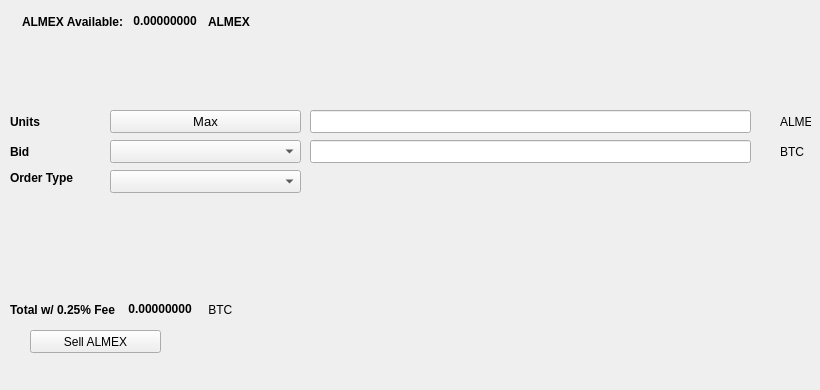
   <widget class="QWidget" name="SellTab">
    <attribute name="title">
     <string>Sell</string>
    </attribute>
    <widget class="QLabel" name="label_16">
     <property name="geometry">
      <rect>
       <x>780</x>
       <y>140</y>
       <width>31</width>
       <height>23</height>
      </rect>
     </property>
     <property name="text">
      <string>BTC</string>
     </property>
    </widget>
    <widget class="QComboBox" name="SellBidcomboBox">
     <property name="geometry">
      <rect>
       <x>110</x>
       <y>140</y>
       <width>191</width>
       <height>23</height>
      </rect>
     </property>
     <property name="font">
      <font>
       <pointsize>10</pointsize>
      </font>
     </property>
    </widget>
    <widget class="QLabel" name="label_18">
     <property name="geometry">
      <rect>
       <x>10</x>
       <y>110</y>
       <width>46</width>
       <height>23</height>
      </rect>
     </property>
     <property name="font">
      <font>
       <weight>75</weight>
       <bold>true</bold>
      </font>
     </property>
     <property name="text">
      <string>Units</string>
     </property>
    </widget>
    <widget class="QPushButton" name="Sell_Max_Amount">
     <property name="geometry">
      <rect>
       <x>110</x>
       <y>110</y>
       <width>191</width>
       <height>23</height>
      </rect>
     </property>
     <property name="font">
      <font>
       <pointsize>10</pointsize>
      </font>
     </property>
     <property name="text">
      <string>Max</string>
     </property>
    </widget>
    <widget class="QLabel" name="label_20">
     <property name="geometry">
      <rect>
       <x>10</x>
       <y>170</y>
       <width>91</width>
       <height>16</height>
      </rect>
     </property>
     <property name="font">
      <font>
       <weight>75</weight>
       <bold>true</bold>
      </font>
     </property>
     <property name="text">
      <string>Order Type</string>
     </property>
    </widget>
    <widget class="QComboBox" name="SellOrdertypeCombo">
     <property name="geometry">
      <rect>
       <x>110</x>
       <y>170</y>
       <width>191</width>
       <height>23</height>
      </rect>
     </property>
     <property name="font">
      <font>
       <pointsize>10</pointsize>
      </font>
     </property>
    </widget>
    <widget class="QLabel" name="label_21">
     <property name="geometry">
      <rect>
       <x>10</x>
       <y>140</y>
       <width>46</width>
       <height>23</height>
      </rect>
     </property>
     <property name="font">
      <font>
       <weight>75</weight>
       <bold>true</bold>
      </font>
     </property>
     <property name="text">
      <string>Bid</string>
     </property>
    </widget>
    <widget class="QLabel" name="label_22">
     <property name="geometry">
      <rect>
       <x>780</x>
       <y>110</y>
       <width>31</width>
       <height>23</height>
      </rect>
     </property>
     <property name="text">
      <string>ALMEX</string>
     </property>
    </widget>
    <widget class="QLineEdit" name="UnitsInputALMEX">
     <property name="geometry">
      <rect>
       <x>310</x>
       <y>110</y>
       <width>441</width>
       <height>23</height>
      </rect>
     </property>
     <property name="font">
      <font>
       <pointsize>9</pointsize>
       <weight>75</weight>
       <bold>true</bold>
      </font>
     </property>
    </widget>
    <widget class="QLineEdit" name="SellBidPriceEdit">
     <property name="geometry">
      <rect>
       <x>310</x>
       <y>140</y>
       <width>441</width>
       <height>23</height>
      </rect>
     </property>
     <property name="font">
      <font>
       <pointsize>9</pointsize>
       <weight>75</weight>
       <bold>true</bold>
      </font>
     </property>
    </widget>
    <widget class="QPushButton" name="SellALMEXBTN">
     <property name="geometry">
      <rect>
       <x>30</x>
       <y>330</y>
       <width>131</width>
       <height>23</height>
      </rect>
     </property>
     <property name="text">
      <string>Sell ALMEX</string>
     </property>
     <property name="icon">
      <iconset resource="../almex">
       <normaloff>:/icons/bitcoin</normaloff>:/icons/bitcoin</iconset>
     </property>
    </widget>
    <widget class="QWidget" name="layoutWidget3">
     <property name="geometry">
      <rect>
       <x>22</x>
       <y>12</y>
       <width>258</width>
       <height>19</height>
      </rect>
     </property>
     <layout class="QHBoxLayout" name="horizontalLayout">
      <item>
       <widget class="QLabel" name="label232_2">
        <property name="font">
         <font>
          <weight>75</weight>
          <bold>true</bold>
         </font>
        </property>
        <property name="text">
         <string>ALMEX Available:</string>
        </property>
       </widget>
      </item>
      <item>
       <widget class="QLabel" name="ALMEXAvailableLabel">
        <property name="palette">
         <palette>
          <active>
           <colorrole role="WindowText">
            <brush brushstyle="SolidPattern">
             <color alpha="255">
              <red>0</red>
              <green>0</green>
              <blue>0</blue>
             </color>
            </brush>
           </colorrole>
           <colorrole role="Button">
            <brush brushstyle="SolidPattern">
             <color alpha="255">
              <red>0</red>
              <green>170</green>
              <blue>0</blue>
             </color>
            </brush>
           </colorrole>
           <colorrole role="Light">
            <brush brushstyle="SolidPattern">
             <color alpha="255">
              <red>0</red>
              <green>255</green>
              <blue>0</blue>
             </color>
            </brush>
           </colorrole>
           <colorrole role="Midlight">
            <brush brushstyle="SolidPattern">
             <color alpha="255">
              <red>0</red>
              <green>212</green>
              <blue>0</blue>
             </color>
            </brush>
           </colorrole>
           <colorrole role="Dark">
            <brush brushstyle="SolidPattern">
             <color alpha="255">
              <red>0</red>
              <green>85</green>
              <blue>0</blue>
             </color>
            </brush>
           </colorrole>
           <colorrole role="Mid">
            <brush brushstyle="SolidPattern">
             <color alpha="255">
              <red>0</red>
              <green>113</green>
              <blue>0</blue>
             </color>
            </brush>
           </colorrole>
           <colorrole role="Text">
            <brush brushstyle="SolidPattern">
             <color alpha="255">
              <red>0</red>
              <green>170</green>
              <blue>0</blue>
             </color>
            </brush>
           </colorrole>
           <colorrole role="BrightText">
            <brush brushstyle="SolidPattern">
             <color alpha="255">
              <red>255</red>
              <green>255</green>
              <blue>255</blue>
             </color>
            </brush>
           </colorrole>
           <colorrole role="ButtonText">
            <brush brushstyle="SolidPattern">
             <color alpha="255">
              <red>0</red>
              <green>0</green>
              <blue>0</blue>
             </color>
            </brush>
           </colorrole>
           <colorrole role="Base">
            <brush brushstyle="SolidPattern">
             <color alpha="255">
              <red>255</red>
              <green>255</green>
              <blue>255</blue>
             </color>
            </brush>
           </colorrole>
           <colorrole role="Window">
            <brush brushstyle="SolidPattern">
             <color alpha="255">
              <red>0</red>
              <green>170</green>
              <blue>0</blue>
             </color>
            </brush>
           </colorrole>
           <colorrole role="Shadow">
            <brush brushstyle="SolidPattern">
             <color alpha="255">
              <red>0</red>
              <green>0</green>
              <blue>0</blue>
             </color>
            </brush>
           </colorrole>
           <colorrole role="AlternateBase">
            <brush brushstyle="SolidPattern">
             <color alpha="255">
              <red>127</red>
              <green>212</green>
              <blue>127</blue>
             </color>
            </brush>
           </colorrole>
           <colorrole role="ToolTipBase">
            <brush brushstyle="SolidPattern">
             <color alpha="255">
              <red>255</red>
              <green>255</green>
              <blue>220</blue>
             </color>
            </brush>
           </colorrole>
           <colorrole role="ToolTipText">
            <brush brushstyle="SolidPattern">
             <color alpha="255">
              <red>0</red>
              <green>0</green>
              <blue>0</blue>
             </color>
            </brush>
           </colorrole>
          </active>
          <inactive>
           <colorrole role="WindowText">
            <brush brushstyle="SolidPattern">
             <color alpha="255">
              <red>0</red>
              <green>0</green>
              <blue>0</blue>
             </color>
            </brush>
           </colorrole>
           <colorrole role="Button">
            <brush brushstyle="SolidPattern">
             <color alpha="255">
              <red>0</red>
              <green>170</green>
              <blue>0</blue>
             </color>
            </brush>
           </colorrole>
           <colorrole role="Light">
            <brush brushstyle="SolidPattern">
             <color alpha="255">
              <red>0</red>
              <green>255</green>
              <blue>0</blue>
             </color>
            </brush>
           </colorrole>
           <colorrole role="Midlight">
            <brush brushstyle="SolidPattern">
             <color alpha="255">
              <red>0</red>
              <green>212</green>
              <blue>0</blue>
             </color>
            </brush>
           </colorrole>
           <colorrole role="Dark">
            <brush brushstyle="SolidPattern">
             <color alpha="255">
              <red>0</red>
              <green>85</green>
              <blue>0</blue>
             </color>
            </brush>
           </colorrole>
           <colorrole role="Mid">
            <brush brushstyle="SolidPattern">
             <color alpha="255">
              <red>0</red>
              <green>113</green>
              <blue>0</blue>
             </color>
            </brush>
           </colorrole>
           <colorrole role="Text">
            <brush brushstyle="SolidPattern">
             <color alpha="255">
              <red>0</red>
              <green>170</green>
              <blue>0</blue>
             </color>
            </brush>
           </colorrole>
           <colorrole role="BrightText">
            <brush brushstyle="SolidPattern">
             <color alpha="255">
              <red>255</red>
              <green>255</green>
              <blue>255</blue>
             </color>
            </brush>
           </colorrole>
           <colorrole role="ButtonText">
            <brush brushstyle="SolidPattern">
             <color alpha="255">
              <red>0</red>
              <green>0</green>
              <blue>0</blue>
             </color>
            </brush>
           </colorrole>
           <colorrole role="Base">
            <brush brushstyle="SolidPattern">
             <color alpha="255">
              <red>255</red>
              <green>255</green>
              <blue>255</blue>
             </color>
            </brush>
           </colorrole>
           <colorrole role="Window">
            <brush brushstyle="SolidPattern">
             <color alpha="255">
              <red>0</red>
              <green>170</green>
              <blue>0</blue>
             </color>
            </brush>
           </colorrole>
           <colorrole role="Shadow">
            <brush brushstyle="SolidPattern">
             <color alpha="255">
              <red>0</red>
              <green>0</green>
              <blue>0</blue>
             </color>
            </brush>
           </colorrole>
           <colorrole role="AlternateBase">
            <brush brushstyle="SolidPattern">
             <color alpha="255">
              <red>127</red>
              <green>212</green>
              <blue>127</blue>
             </color>
            </brush>
           </colorrole>
           <colorrole role="ToolTipBase">
            <brush brushstyle="SolidPattern">
             <color alpha="255">
              <red>255</red>
              <green>255</green>
              <blue>220</blue>
             </color>
            </brush>
           </colorrole>
           <colorrole role="ToolTipText">
            <brush brushstyle="SolidPattern">
             <color alpha="255">
              <red>0</red>
              <green>0</green>
              <blue>0</blue>
             </color>
            </brush>
           </colorrole>
          </inactive>
          <disabled>
           <colorrole role="WindowText">
            <brush brushstyle="SolidPattern">
             <color alpha="255">
              <red>0</red>
              <green>85</green>
              <blue>0</blue>
             </color>
            </brush>
           </colorrole>
           <colorrole role="Button">
            <brush brushstyle="SolidPattern">
             <color alpha="255">
              <red>0</red>
              <green>170</green>
              <blue>0</blue>
             </color>
            </brush>
           </colorrole>
           <colorrole role="Light">
            <brush brushstyle="SolidPattern">
             <color alpha="255">
              <red>0</red>
              <green>255</green>
              <blue>0</blue>
             </color>
            </brush>
           </colorrole>
           <colorrole role="Midlight">
            <brush brushstyle="SolidPattern">
             <color alpha="255">
              <red>0</red>
              <green>212</green>
              <blue>0</blue>
             </color>
            </brush>
           </colorrole>
           <colorrole role="Dark">
            <brush brushstyle="SolidPattern">
             <color alpha="255">
              <red>0</red>
              <green>85</green>
              <blue>0</blue>
             </color>
            </brush>
           </colorrole>
           <colorrole role="Mid">
            <brush brushstyle="SolidPattern">
             <color alpha="255">
              <red>0</red>
              <green>113</green>
              <blue>0</blue>
             </color>
            </brush>
           </colorrole>
           <colorrole role="Text">
            <brush brushstyle="SolidPattern">
             <color alpha="255">
              <red>0</red>
              <green>85</green>
              <blue>0</blue>
             </color>
            </brush>
           </colorrole>
           <colorrole role="BrightText">
            <brush brushstyle="SolidPattern">
             <color alpha="255">
              <red>255</red>
              <green>255</green>
              <blue>255</blue>
             </color>
            </brush>
           </colorrole>
           <colorrole role="ButtonText">
            <brush brushstyle="SolidPattern">
             <color alpha="255">
              <red>0</red>
              <green>85</green>
              <blue>0</blue>
             </color>
            </brush>
           </colorrole>
           <colorrole role="Base">
            <brush brushstyle="SolidPattern">
             <color alpha="255">
              <red>0</red>
              <green>170</green>
              <blue>0</blue>
             </color>
            </brush>
           </colorrole>
           <colorrole role="Window">
            <brush brushstyle="SolidPattern">
             <color alpha="255">
              <red>0</red>
              <green>170</green>
              <blue>0</blue>
             </color>
            </brush>
           </colorrole>
           <colorrole role="Shadow">
            <brush brushstyle="SolidPattern">
             <color alpha="255">
              <red>0</red>
              <green>0</green>
              <blue>0</blue>
             </color>
            </brush>
           </colorrole>
           <colorrole role="AlternateBase">
            <brush brushstyle="SolidPattern">
             <color alpha="255">
              <red>0</red>
              <green>170</green>
              <blue>0</blue>
             </color>
            </brush>
           </colorrole>
           <colorrole role="ToolTipBase">
            <brush brushstyle="SolidPattern">
             <color alpha="255">
              <red>255</red>
              <green>255</green>
              <blue>220</blue>
             </color>
            </brush>
           </colorrole>
           <colorrole role="ToolTipText">
            <brush brushstyle="SolidPattern">
             <color alpha="255">
              <red>0</red>
              <green>0</green>
              <blue>0</blue>
             </color>
            </brush>
           </colorrole>
          </disabled>
         </palette>
        </property>
        <property name="font">
         <font>
          <weight>75</weight>
          <bold>true</bold>
         </font>
        </property>
        <property name="text">
         <string> 0.00000000 </string>
        </property>
        <property name="textInteractionFlags">
         <set>Qt::LinksAccessibleByMouse|Qt::TextSelectableByKeyboard|Qt::TextSelectableByMouse</set>
        </property>
       </widget>
      </item>
      <item>
       <widget class="QLabel" name="labelALMEX">
        <property name="font">
         <font>
          <weight>75</weight>
          <bold>true</bold>
         </font>
        </property>
        <property name="text">
         <string>ALMEX</string>
        </property>
       </widget>
      </item>
     </layout>
    </widget>
    <widget class="QWidget" name="layoutWidget">
     <property name="geometry">
      <rect>
       <x>10</x>
       <y>300</y>
       <width>268</width>
       <height>19</height>
      </rect>
     </property>
     <layout class="QHBoxLayout" name="horizontalLayout_2">
      <item>
       <widget class="QLabel" name="label_19">
        <property name="font">
         <font>
          <weight>75</weight>
          <bold>true</bold>
         </font>
        </property>
        <property name="text">
         <string>Total w/ 0.25% Fee </string>
        </property>
       </widget>
      </item>
      <item>
       <widget class="QLabel" name="SellCostLabel">
        <property name="palette">
         <palette>
          <active>
           <colorrole role="WindowText">
            <brush brushstyle="SolidPattern">
             <color alpha="255">
              <red>0</red>
              <green>0</green>
              <blue>0</blue>
             </color>
            </brush>
           </colorrole>
           <colorrole role="Button">
            <brush brushstyle="SolidPattern">
             <color alpha="255">
              <red>0</red>
              <green>170</green>
              <blue>0</blue>
             </color>
            </brush>
           </colorrole>
           <colorrole role="Light">
            <brush brushstyle="SolidPattern">
             <color alpha="255">
              <red>0</red>
              <green>255</green>
              <blue>0</blue>
             </color>
            </brush>
           </colorrole>
           <colorrole role="Midlight">
            <brush brushstyle="SolidPattern">
             <color alpha="255">
              <red>0</red>
              <green>212</green>
              <blue>0</blue>
             </color>
            </brush>
           </colorrole>
           <colorrole role="Dark">
            <brush brushstyle="SolidPattern">
             <color alpha="255">
              <red>0</red>
              <green>85</green>
              <blue>0</blue>
             </color>
            </brush>
           </colorrole>
           <colorrole role="Mid">
            <brush brushstyle="SolidPattern">
             <color alpha="255">
              <red>0</red>
              <green>113</green>
              <blue>0</blue>
             </color>
            </brush>
           </colorrole>
           <colorrole role="Text">
            <brush brushstyle="SolidPattern">
             <color alpha="255">
              <red>0</red>
              <green>170</green>
              <blue>0</blue>
             </color>
            </brush>
           </colorrole>
           <colorrole role="BrightText">
            <brush brushstyle="SolidPattern">
             <color alpha="255">
              <red>255</red>
              <green>255</green>
              <blue>255</blue>
             </color>
            </brush>
           </colorrole>
           <colorrole role="ButtonText">
            <brush brushstyle="SolidPattern">
             <color alpha="255">
              <red>0</red>
              <green>0</green>
              <blue>0</blue>
             </color>
            </brush>
           </colorrole>
           <colorrole role="Base">
            <brush brushstyle="SolidPattern">
             <color alpha="255">
              <red>255</red>
              <green>255</green>
              <blue>255</blue>
             </color>
            </brush>
           </colorrole>
           <colorrole role="Window">
            <brush brushstyle="SolidPattern">
             <color alpha="255">
              <red>0</red>
              <green>170</green>
              <blue>0</blue>
             </color>
            </brush>
           </colorrole>
           <colorrole role="Shadow">
            <brush brushstyle="SolidPattern">
             <color alpha="255">
              <red>0</red>
              <green>0</green>
              <blue>0</blue>
             </color>
            </brush>
           </colorrole>
           <colorrole role="AlternateBase">
            <brush brushstyle="SolidPattern">
             <color alpha="255">
              <red>127</red>
              <green>212</green>
              <blue>127</blue>
             </color>
            </brush>
           </colorrole>
           <colorrole role="ToolTipBase">
            <brush brushstyle="SolidPattern">
             <color alpha="255">
              <red>255</red>
              <green>255</green>
              <blue>220</blue>
             </color>
            </brush>
           </colorrole>
           <colorrole role="ToolTipText">
            <brush brushstyle="SolidPattern">
             <color alpha="255">
              <red>0</red>
              <green>0</green>
              <blue>0</blue>
             </color>
            </brush>
           </colorrole>
          </active>
          <inactive>
           <colorrole role="WindowText">
            <brush brushstyle="SolidPattern">
             <color alpha="255">
              <red>0</red>
              <green>0</green>
              <blue>0</blue>
             </color>
            </brush>
           </colorrole>
           <colorrole role="Button">
            <brush brushstyle="SolidPattern">
             <color alpha="255">
              <red>0</red>
              <green>170</green>
              <blue>0</blue>
             </color>
            </brush>
           </colorrole>
           <colorrole role="Light">
            <brush brushstyle="SolidPattern">
             <color alpha="255">
              <red>0</red>
              <green>255</green>
              <blue>0</blue>
             </color>
            </brush>
           </colorrole>
           <colorrole role="Midlight">
            <brush brushstyle="SolidPattern">
             <color alpha="255">
              <red>0</red>
              <green>212</green>
              <blue>0</blue>
             </color>
            </brush>
           </colorrole>
           <colorrole role="Dark">
            <brush brushstyle="SolidPattern">
             <color alpha="255">
              <red>0</red>
              <green>85</green>
              <blue>0</blue>
             </color>
            </brush>
           </colorrole>
           <colorrole role="Mid">
            <brush brushstyle="SolidPattern">
             <color alpha="255">
              <red>0</red>
              <green>113</green>
              <blue>0</blue>
             </color>
            </brush>
           </colorrole>
           <colorrole role="Text">
            <brush brushstyle="SolidPattern">
             <color alpha="255">
              <red>0</red>
              <green>170</green>
              <blue>0</blue>
             </color>
            </brush>
           </colorrole>
           <colorrole role="BrightText">
            <brush brushstyle="SolidPattern">
             <color alpha="255">
              <red>255</red>
              <green>255</green>
              <blue>255</blue>
             </color>
            </brush>
           </colorrole>
           <colorrole role="ButtonText">
            <brush brushstyle="SolidPattern">
             <color alpha="255">
              <red>0</red>
              <green>0</green>
              <blue>0</blue>
             </color>
            </brush>
           </colorrole>
           <colorrole role="Base">
            <brush brushstyle="SolidPattern">
             <color alpha="255">
              <red>255</red>
              <green>255</green>
              <blue>255</blue>
             </color>
            </brush>
           </colorrole>
           <colorrole role="Window">
            <brush brushstyle="SolidPattern">
             <color alpha="255">
              <red>0</red>
              <green>170</green>
              <blue>0</blue>
             </color>
            </brush>
           </colorrole>
           <colorrole role="Shadow">
            <brush brushstyle="SolidPattern">
             <color alpha="255">
              <red>0</red>
              <green>0</green>
              <blue>0</blue>
             </color>
            </brush>
           </colorrole>
           <colorrole role="AlternateBase">
            <brush brushstyle="SolidPattern">
             <color alpha="255">
              <red>127</red>
              <green>212</green>
              <blue>127</blue>
             </color>
            </brush>
           </colorrole>
           <colorrole role="ToolTipBase">
            <brush brushstyle="SolidPattern">
             <color alpha="255">
              <red>255</red>
              <green>255</green>
              <blue>220</blue>
             </color>
            </brush>
           </colorrole>
           <colorrole role="ToolTipText">
            <brush brushstyle="SolidPattern">
             <color alpha="255">
              <red>0</red>
              <green>0</green>
              <blue>0</blue>
             </color>
            </brush>
           </colorrole>
          </inactive>
          <disabled>
           <colorrole role="WindowText">
            <brush brushstyle="SolidPattern">
             <color alpha="255">
              <red>0</red>
              <green>85</green>
              <blue>0</blue>
             </color>
            </brush>
           </colorrole>
           <colorrole role="Button">
            <brush brushstyle="SolidPattern">
             <color alpha="255">
              <red>0</red>
              <green>170</green>
              <blue>0</blue>
             </color>
            </brush>
           </colorrole>
           <colorrole role="Light">
            <brush brushstyle="SolidPattern">
             <color alpha="255">
              <red>0</red>
              <green>255</green>
              <blue>0</blue>
             </color>
            </brush>
           </colorrole>
           <colorrole role="Midlight">
            <brush brushstyle="SolidPattern">
             <color alpha="255">
              <red>0</red>
              <green>212</green>
              <blue>0</blue>
             </color>
            </brush>
           </colorrole>
           <colorrole role="Dark">
            <brush brushstyle="SolidPattern">
             <color alpha="255">
              <red>0</red>
              <green>85</green>
              <blue>0</blue>
             </color>
            </brush>
           </colorrole>
           <colorrole role="Mid">
            <brush brushstyle="SolidPattern">
             <color alpha="255">
              <red>0</red>
              <green>113</green>
              <blue>0</blue>
             </color>
            </brush>
           </colorrole>
           <colorrole role="Text">
            <brush brushstyle="SolidPattern">
             <color alpha="255">
              <red>0</red>
              <green>85</green>
              <blue>0</blue>
             </color>
            </brush>
           </colorrole>
           <colorrole role="BrightText">
            <brush brushstyle="SolidPattern">
             <color alpha="255">
              <red>255</red>
              <green>255</green>
              <blue>255</blue>
             </color>
            </brush>
           </colorrole>
           <colorrole role="ButtonText">
            <brush brushstyle="SolidPattern">
             <color alpha="255">
              <red>0</red>
              <green>85</green>
              <blue>0</blue>
             </color>
            </brush>
           </colorrole>
           <colorrole role="Base">
            <brush brushstyle="SolidPattern">
             <color alpha="255">
              <red>0</red>
              <green>170</green>
              <blue>0</blue>
             </color>
            </brush>
           </colorrole>
           <colorrole role="Window">
            <brush brushstyle="SolidPattern">
             <color alpha="255">
              <red>0</red>
              <green>170</green>
              <blue>0</blue>
             </color>
            </brush>
           </colorrole>
           <colorrole role="Shadow">
            <brush brushstyle="SolidPattern">
             <color alpha="255">
              <red>0</red>
              <green>0</green>
              <blue>0</blue>
             </color>
            </brush>
           </colorrole>
           <colorrole role="AlternateBase">
            <brush brushstyle="SolidPattern">
             <color alpha="255">
              <red>0</red>
              <green>170</green>
              <blue>0</blue>
             </color>
            </brush>
           </colorrole>
           <colorrole role="ToolTipBase">
            <brush brushstyle="SolidPattern">
             <color alpha="255">
              <red>255</red>
              <green>255</green>
              <blue>220</blue>
             </color>
            </brush>
           </colorrole>
           <colorrole role="ToolTipText">
            <brush brushstyle="SolidPattern">
             <color alpha="255">
              <red>0</red>
              <green>0</green>
              <blue>0</blue>
             </color>
            </brush>
           </colorrole>
          </disabled>
         </palette>
        </property>
        <property name="font">
         <font>
          <weight>75</weight>
          <bold>true</bold>
         </font>
        </property>
        <property name="autoFillBackground">
         <bool>false</bool>
        </property>
        <property name="text">
         <string> 0.00000000</string>
        </property>
        <property name="textInteractionFlags">
         <set>Qt::LinksAccessibleByMouse|Qt::TextSelectableByMouse</set>
        </property>
       </widget>
      </item>
      <item>
       <widget class="QLabel" name="label_17">
        <property name="font">
         <font>
          <weight>50</weight>
          <bold>false</bold>
         </font>
        </property>
        <property name="text">
         <string> BTC</string>
        </property>
       </widget>
      </item>
     </layout>
    </widget>
    <widget class="QLabel" name="label_23">
     <property name="geometry">
      <rect>
       <x>460</x>
       <y>300</y>
       <width>281</width>
       <height>81</height>
      </rect>
     </property>
     <property name="text">
      <string/>
     </property>
     <property name="pixmap">
      <pixmap>:/images/bittrex</pixmap>
     </property>
    </widget>
   </widget>
